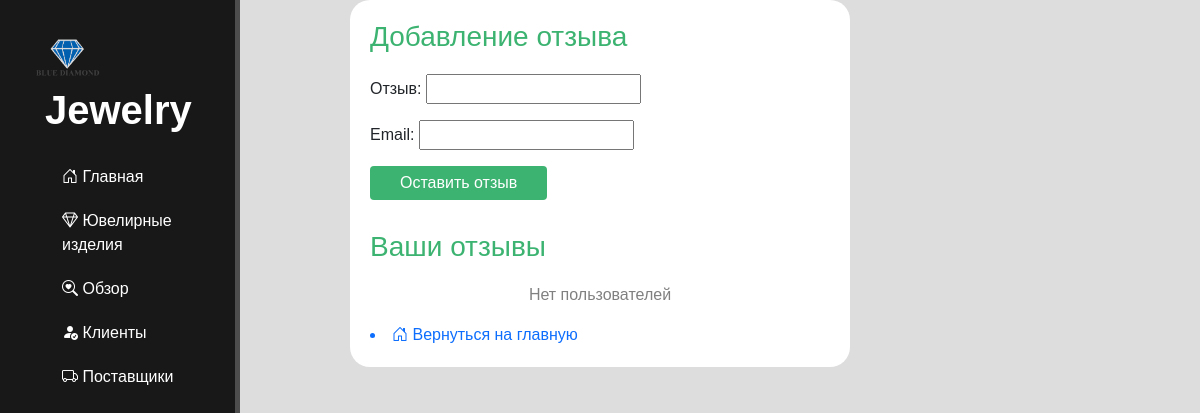
Page /purchase_page/ on the earlier database version.
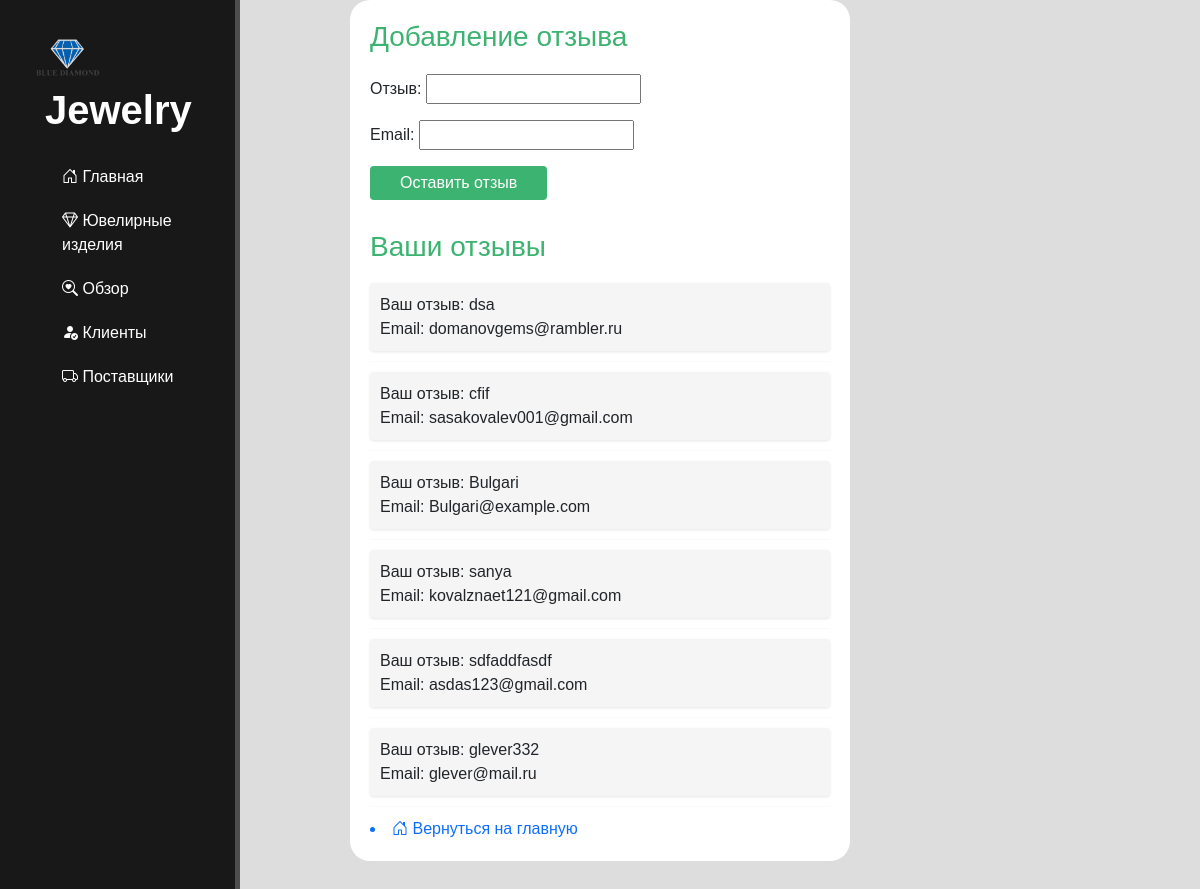
Same page on the later database version.
### ivelir/models.py (models this page shows, shortened)
class User(models.Model):
    name = models.CharField(max_length=100)
    email = models.EmailField()

### ivelir/views.py (the view, shortened to what this page needs)
# urls.py: path('purchase_page/', views.purchase_page, name='purchase_page'),
def purchase_page(request):
    form = PurchaseForm()
    users = User.objects.all()
    return render(request, 'purchase_page.html', {'form': form, 'users': users})

### ivelir/forms.py
class PurchaseForm(forms.Form):
    name = forms.CharField(label='Отзыв')
    email = forms.EmailField(label='Email')

### ivelir/templates/purchase_page.html (shortened to what this page needs)
<!DOCTYPE html>
{% include 'masters.html' %}
{% load static %}
<html lang="en">
<head>
</head>
<body>
<div class="form">
    <h3>Добавление отзыва</h3>
    <form method="POST" action="{% url 'purchase_page' %}">
        {{ form.as_p }}
        <button class="btn" type="submit">Оставить отзыв</button>
    </form>
    <div class="user-list">
        <h3>Ваши отзывы</h3>
        {% for user in users %}
            <div class="user-item">
                <p>Ваш отзыв: {{ user.name }}</p>
                <p>Email: {{ user.email }}</p>
            </div>
            <hr>
        {% empty %}
            <p class="no-users">Нет пользователей</p>
        {% endfor %}
    </div>
            <a href="{% url 'index' %}"><li><i class="bi bi-house-door"></i> Вернуться на главную </li></a>
</div>
</body>
</html>

Differences in the rows shown:
added User: name "dsa", email "domanovgems@rambler.ru"
added User: name "cfif", email "sasakovalev001@gmail.com"
added User: name "Bulgari", email "Bulgari@example.com"
added User: name "sanya", email "kovalznaet121@gmail.com"
added User: name "sdfaddfasdf", email "asdas123@gmail.com"
added User: name "glever332", email "glever@mail.ru"
Other differences:
text no longer shown: "Нет пользователей"
